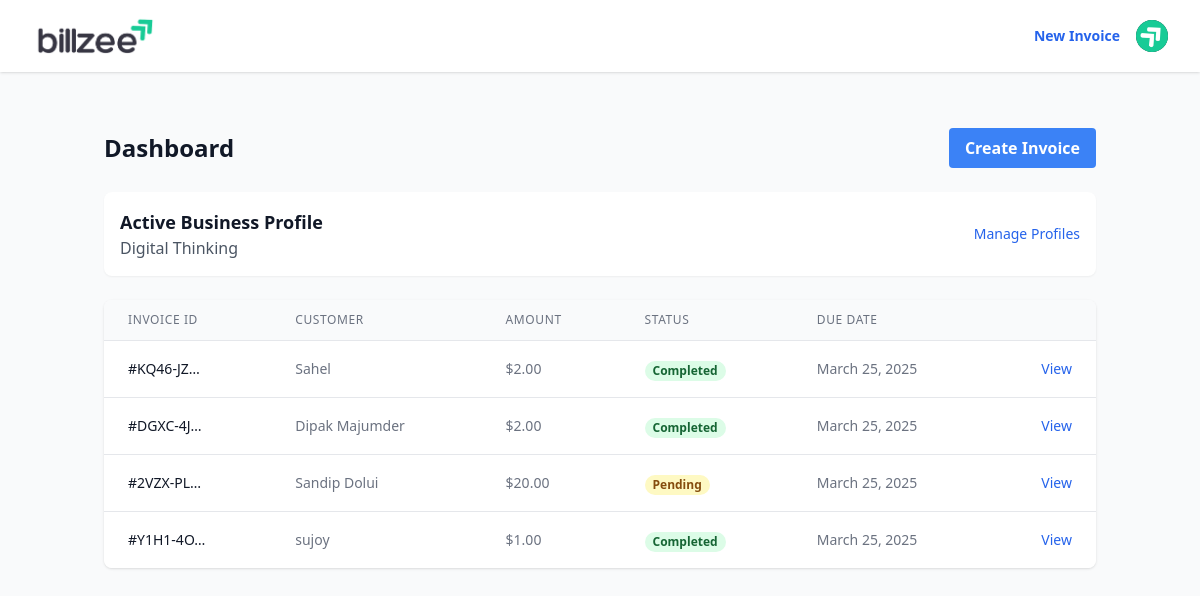
Page /invoices/dashboard/ (signed in) on the earlier database version.
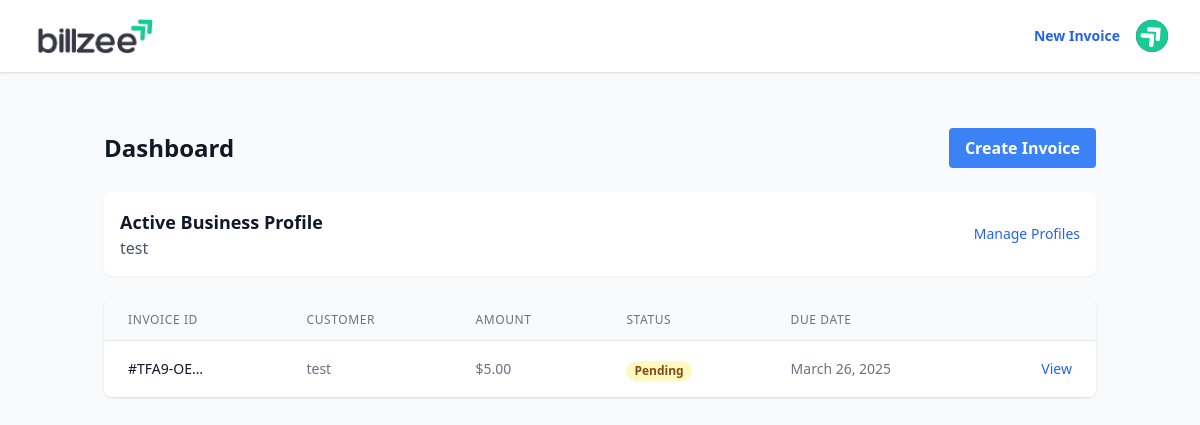
Same page on the later database version.
### users/models.py (models this page shows, shortened)
class Profile(models.Model):
    user = models.ForeignKey(CustomUser, on_delete=models.CASCADE, related_name='profiles')
    is_active = models.BooleanField(default=False)
    company_name = models.CharField(max_length=100)
    company_email = models.EmailField()
    password = models.CharField(max_length=128, default='')
    phone_number = models.CharField(max_length=20)
    address = models.TextField()
    created_at = models.DateTimeField(auto_now_add=True)
    updated_at = models.DateTimeField(auto_now=True)
    class Meta:
        constraints = [
            models.UniqueConstraint(
                fields=['user', 'is_active'],
                condition=models.Q(is_active=True),
                name='unique_active_profile'
            )
        ]

### invoices/models.py (models this page shows, shortened)
class Invoice(models.Model):
    STATUS_CHOICES = [
        ('pending', 'Pending'),
        ('completed', 'Completed'),
        ('canceled', 'Canceled'),
    ]
    invoice_id = models.CharField(max_length=19, editable=False, unique=True)
    user = models.ForeignKey(settings.AUTH_USER_MODEL, on_delete=models.CASCADE)
    profile = models.ForeignKey(Profile, on_delete=models.PROTECT, related_name='invoices', null=True, blank=True)
    customer_name = models.CharField(max_length=100)
    customer_email = models.EmailField()
    billing_date = models.DateField(default=timezone.now)
    due_date = models.DateField()
    status = models.CharField(max_length=20, choices=STATUS_CHOICES, default='pending')
    notes = models.TextField(blank=True)
    created_at = models.DateTimeField(auto_now_add=True)
    updated_at = models.DateTimeField(auto_now=True)
    total_amount = models.DecimalField(max_digits=10, decimal_places=2, default=0)
    is_sent = models.BooleanField(default=False, help_text='Indicates if the invoice has been sent to the customer')

### invoices/views.py (the view)
# urls.py: path('', RedirectView.as_view(url='/invoices/dashboard/')),
@login_required
def dashboard(request):
    active_profile = Profile.objects.filter(user=request.user, is_active=True).first()
    if active_profile:
        invoices = Invoice.objects.filter(profile=active_profile).order_by('-created_at')
    else:
        invoices = Invoice.objects.none()
    return render(request, 'invoices/dashboard.html', {
        'invoices': invoices,
        'active_profile': active_profile,
        'title': 'Dashboard'
    })

### templates/invoices/dashboard.html (shortened to what this page needs)
{% extends 'base.html' %}
{% load static %}
{% block content %}
<div class="container mx-auto px-4 py-8">
    <div class="flex justify-between items-center mb-6">
        <h1 class="text-2xl font-bold text-gray-900">Dashboard</h1>
        {% if active_profile %}
        <a href="{% url 'invoices:create' %}" class="bg-blue-500 hover:bg-blue-600 text-white font-semibold py-2 px-4 rounded">
            Create Invoice
        </a>
        {% endif %}
    </div>
    {% if active_profile %}
    <div class="bg-white rounded-lg shadow-sm p-4 mb-6">
        <div class="flex items-center justify-between">
            <div>
                <h2 class="text-lg font-semibold text-gray-900">Active Business Profile</h2>
                <p class="text-gray-600">{{ active_profile.company_name }}</p>
            </div>
            <a href="{% url 'users:profile_list' %}" class="text-blue-600 hover:text-blue-800 text-sm">
                Manage Profiles
            </a>
        </div>
    </div>
    {% endif %}
    {% if invoices %}
    <div class="bg-white rounded-lg shadow overflow-hidden">
        <table class="min-w-full divide-y divide-gray-200">
            <thead class="bg-gray-50">
                <tr>
                    <th scope="col" class="px-6 py-3 text-left text-xs font-medium text-gray-500 uppercase tracking-wider">
                        Invoice ID
                    </th>
                    <th scope="col" class="px-6 py-3 text-left text-xs font-medium text-gray-500 uppercase tracking-wider">
                        Customer
                    </th>
                    <th scope="col" class="px-6 py-3 text-left text-xs font-medium text-gray-500 uppercase tracking-wider">
                        Amount
                    </th>
                    <th scope="col" class="px-6 py-3 text-left text-xs font-medium text-gray-500 uppercase tracking-wider">
                        Status
                    </th>
                    <th scope="col" class="px-6 py-3 text-left text-xs font-medium text-gray-500 uppercase tracking-wider">
                        Due Date
                    </th>
                    <th scope="col" class="relative px-6 py-3">
                    </th>
                </tr>
            </thead>
            <tbody class="bg-white divide-y divide-gray-200">
                {% for invoice in invoices %}
                <tr>
                    <td class="px-6 py-4 whitespace-nowrap text-sm font-medium text-gray-900">
                        #{{ invoice.invoice_id|truncatechars:8 }}
                    </td>
                    <td class="px-6 py-4 whitespace-nowrap text-sm text-gray-500">
                        {{ invoice.customer_name }}
                    </td>
                    <td class="px-6 py-4 whitespace-nowrap text-sm text-gray-500">
                        ${{ invoice.total_amount }}
                    </td>
                    <td class="px-6 py-4 whitespace-nowrap">
                        <span class="px-2 inline-flex text-xs leading-5 font-semibold rounded-full
                            {% if invoice.status == 'completed' %}
                                bg-green-100 text-green-800
                            {% elif invoice.status == 'pending' %}
                                bg-yellow-100 text-yellow-800
                            {% else %}
                                bg-red-100 text-red-800
                            {% endif %}">
                            {{ invoice.status|title }}
                        </span>
                    </td>
                    <td class="px-6 py-4 whitespace-nowrap text-sm text-gray-500">
                        {{ invoice.due_date }}
                    </td>
                    <td class="px-6 py-4 whitespace-nowrap text-right text-sm font-medium">
                        <a href="{% url 'invoices:detail' invoice.pk %}" class="text-blue-600 hover:text-blue-900">View</a>
                    </td>
                </tr>
                {% endfor %}
            </tbody>
        </table>
    </div>
    {% endif %}
</div>
{% endblock %}

Differences in the rows shown:
no longer on this page (row edited): Profile: company_name "Digital Thinking"
no longer on this page (row unchanged): Invoice: invoice_id "KQ46-JZ…", customer_name "Sahel", total_amount "2.00", status "Completed", due_date "March 25, 2025"
no longer on this page (row unchanged): Invoice: invoice_id "DGXC-4J…", customer_name "Dipak Majumder", total_amount "2.00", status "Completed", due_date "March 25, 2025"
no longer on this page (row edited): Invoice: invoice_id "2VZX-PL…", customer_name "Sandip Dolui", total_amount "20.00", status "Pending", due_date "March 25, 2025"
no longer on this page (row unchanged): Invoice: invoice_id "Y1H1-4O…", customer_name "sujoy", total_amount "1.00", status "Completed", due_date "March 25, 2025"
added Profile: company_name "test"
added Invoice: invoice_id "TFA9-OE…", customer_name "test", total_amount "5.00", status "Pending", due_date "March 26, 2025"
